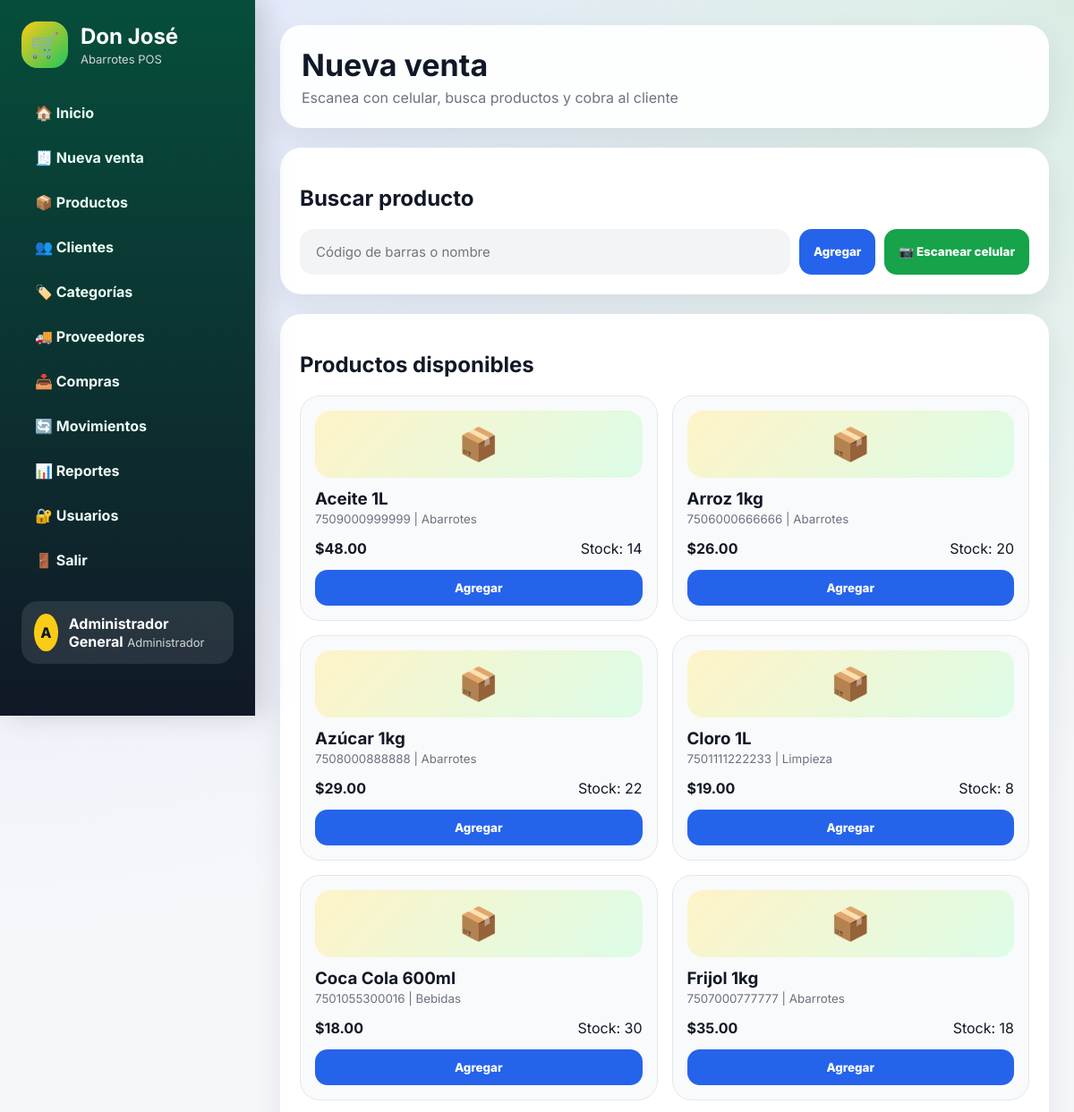
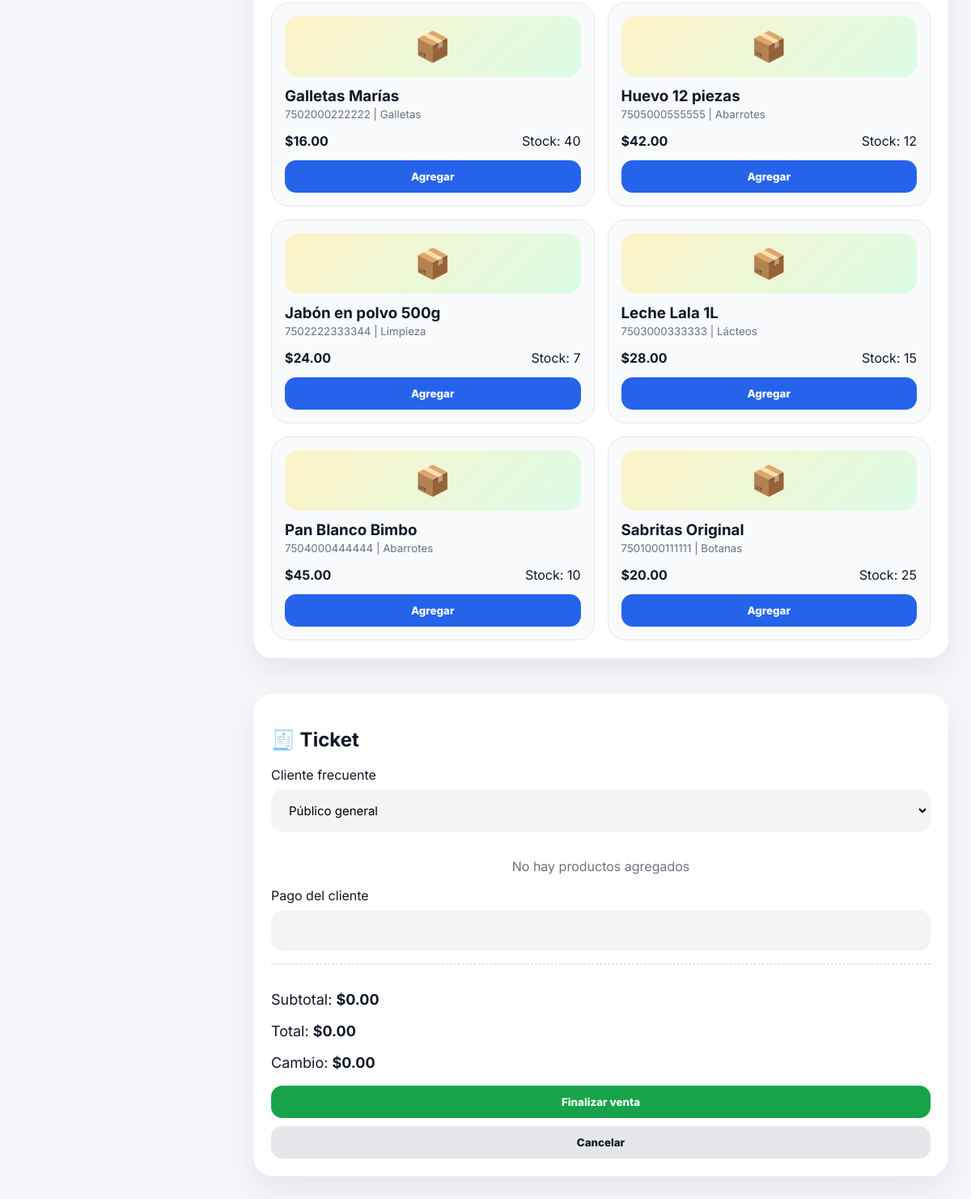
The page /ventas.php (signed in) on the database its author committed (2 pictures, top to bottom).
### tables this page shows
CREATE TABLE productos (
    id_producto INT AUTO_INCREMENT PRIMARY KEY,
    codigo_barras VARCHAR(50) NOT NULL UNIQUE,
    nombre VARCHAR(100) NOT NULL,
    id_categoria INT NOT NULL,
    id_proveedor INT NOT NULL,
    precio DECIMAL(10,2) NOT NULL,
    stock INT NOT NULL,
    stock_minimo INT NOT NULL DEFAULT 5,
    FOREIGN KEY (id_categoria) REFERENCES categorias(id_categoria),
    FOREIGN KEY (id_proveedor) REFERENCES proveedores(id_proveedor)
);

CREATE TABLE categorias (
    id_categoria INT AUTO_INCREMENT PRIMARY KEY,
    nombre VARCHAR(80) NOT NULL,
    descripcion VARCHAR(255)
);

### ventas.php (the view, shortened to what this page needs)
<?php
include "auth.php"; include "config/conexion.php";
$productos=$conn->query("SELECT p.*, c.nombre AS categoria FROM productos p LEFT JOIN categorias c ON p.id_categoria=c.id_categoria WHERE p.stock > 0 ORDER BY p.nombre");
?>
<!DOCTYPE html><html lang="es"><head><meta charset="UTF-8"><title>Ventas</title><link rel="stylesheet" href="assets/css/estilos.css"></head><body><?php include "menu.php"; ?>
<main class="main"><header class="topbar"><div><h1>Nueva venta</h1><p>Escanea con celular, busca productos y cobra al cliente</p></div></header>
<section class="venta-layout"><div>
<section class="panel"><h2>Buscar producto</h2>
<div class="busqueda"><input id="codigo" placeholder="Código de barras o nombre"><button onclick="buscarProducto()">Agregar</button><button class="btn-verde" onclick="abrirEscanerZXing()">📷 Escanear celular</button></div>
</section>
<section class="panel"><h2>Productos disponibles</h2><div class="grid-productos"><?php while($p=$productos->fetch_assoc()){ ?><div class="producto-card"><div class="producto-img">📦</div><h3><?php echo $p["nombre"]; ?></h3><small><?php echo $p["codigo_barras"]; ?> | <?php echo $p["categoria"]; ?></small><div class="producto-info"><strong>$<?php echo number_format($p["precio"],2); ?></strong><span>Stock: <?php echo $p["stock"]; ?></span></div><button onclick='agregarProducto(<?php echo json_encode($p); ?>)'>Agregar</button></div><?php } ?></div></section>
</div>
<aside class="panel ticket"><h2>🧾 Ticket</h2>
<label>Cliente frecuente</label><select id="id_cliente"><option value="">Público general</option></select>
<div id="carrito"></div><label>Pago del cliente</label><input type="number" id="pago" step="0.01" oninput="calcularCambio()"><div class="totales"><p>Subtotal: <strong id="subtotal">$0.00</strong></p><p>Total: <strong id="total">$0.00</strong></p><p>Cambio: <strong id="cambio">$0.00</strong></p></div><button class="btn-finalizar" onclick="finalizarVenta()">Finalizar venta</button><button class="btn-secundario" onclick="limpiarCarrito()">Cancelar</button></aside>
</section></main>
</body></html>

### assets/css/estilos.css (style rules this page uses)
:root { --fondo:#f6f7fb;--oscuro:#111827;--gris:#6b7280;--borde:#e5e7eb;--azul:#2563eb;--verde:#16a34a;--rojo:#ef4444;--naranja:#f59e0b;--morado:#7c3aed;--rosa:#db2777;--sombra:0 15px 35px rgba(17,24,39,.08) }
* { box-sizing:border-box;font-family:'Inter',Arial,sans-serif }
body { margin:0;background:radial-gradient(circle at top left,rgba(37,99,235,.12),transparent 35%),radial-gradient(circle at top right,rgba(22,163,74,.13),transparent 30%),var(--fondo);color:var(--oscuro) }
.main { margin-left:285px;width:calc(100% - 285px);padding:28px }
.topbar { background:rgba(255,255,255,.94);padding:24px;border-radius:24px;box-shadow:var(--sombra);display:flex;justify-content:space-between;align-items:center;margin-bottom:22px }
.topbar h1 { margin:0;font-size:34px }
.topbar p { margin:6px 0 0;color:var(--gris) }
.panel { background:white;border-radius:24px;box-shadow:var(--sombra);padding:22px;margin-bottom:22px;overflow:auto }
button,.btn-rojo,.btn-secundario,.btn-editar,.btn-eliminar { border:none;cursor:pointer;border-radius:14px;padding:12px 16px;background:var(--azul);color:white;font-weight:800;text-decoration:none;display:inline-block }
.btn-verde,.btn-finalizar { background:var(--verde) }
.btn-secundario { background:#e5e7eb;color:#111827 }
input,select { padding:14px 16px;border:2px solid transparent;outline:none;border-radius:15px;background:#f3f4f6;font-size:15px }
.busqueda { display:flex;gap:10px }
.busqueda input { flex:1 }
.venta-layout { display:grid;grid-template-columns:1fr 400px;gap:22px }
.grid-productos { display:grid;grid-template-columns:repeat(4,1fr);gap:16px }
.producto-card { background:#f9fafb;border:1px solid var(--borde);border-radius:22px;padding:16px }
.producto-img { height:75px;border-radius:18px;background:linear-gradient(135deg,#fef3c7,#dcfce7);display:grid;place-items:center;font-size:36px;margin-bottom:12px }
.producto-card h3 { margin:0 }
.producto-card small { color:var(--gris) }
.producto-info { display:flex;justify-content:space-between;margin:14px 0 }
.producto-card button { width:100% }
.ticket { position:sticky;top:24px;height:fit-content }
.ticket select { width:100%;margin:8px 0 16px }
.ticket input { width:100%;margin-top:8px }
.totales { border-top:1px dashed #cbd5e1;margin-top:15px;padding-top:15px;font-size:18px }
.btn-finalizar { width:100%;margin-bottom:10px }
.ticket .btn-secundario { width:100%;text-align:center }
@media (max-width:1250px) { .grid-productos,.acciones { grid-template-columns:repeat(2,1fr) } }
@media (max-width:1250px) { .venta-layout { grid-template-columns:1fr } }
@media (max-width:1250px) { .ticket { position:static } }

### rows shown on the page
productos: nombre "Aceite 1L", codigo_barras "7509000999999", id_categoria.nombre "Abarrotes", precio "48.00", stock "14"
productos: nombre "Arroz 1kg", codigo_barras "7506000666666", id_categoria.nombre "Abarrotes", precio "26.00", stock "20"
productos: nombre "Azúcar 1kg", codigo_barras "7508000888888", id_categoria.nombre "Abarrotes", precio "29.00", stock "22"
productos: nombre "Cloro 1L", codigo_barras "7501111222233", id_categoria.nombre "Limpieza", precio "19.00", stock "8"
productos: nombre "Coca Cola 600ml", codigo_barras "7501055300016", id_categoria.nombre "Bebidas", precio "18.00", stock "30"
productos: nombre "Frijol 1kg", codigo_barras "7507000777777", id_categoria.nombre "Abarrotes", precio "35.00", stock "18"
productos: nombre "Galletas Marías", codigo_barras "7502000222222", id_categoria.nombre "Galletas", precio "16.00", stock "40"
productos: nombre "Huevo 12 piezas", codigo_barras "7505000555555", id_categoria.nombre "Abarrotes", precio "42.00", stock "12"
productos: nombre "Jabón en polvo 500g", codigo_barras "7502222333344", id_categoria.nombre "Limpieza", precio "24.00", stock "7"
productos: nombre "Leche Lala 1L", codigo_barras "7503000333333", id_categoria.nombre "Lácteos", precio "28.00", stock "15"
productos: nombre "Pan Blanco Bimbo", codigo_barras "7504000444444", id_categoria.nombre "Abarrotes", precio "45.00", stock "10"
productos: nombre "Sabritas Original", codigo_barras "7501000111111", id_categoria.nombre "Botanas", precio "20.00", stock "25"

### other values the page prints
substr($_SESSION["nombre"],0,1) "A"
$_SESSION["nombre"] "Administrador General"
$_SESSION["rol"] "Administrador"
